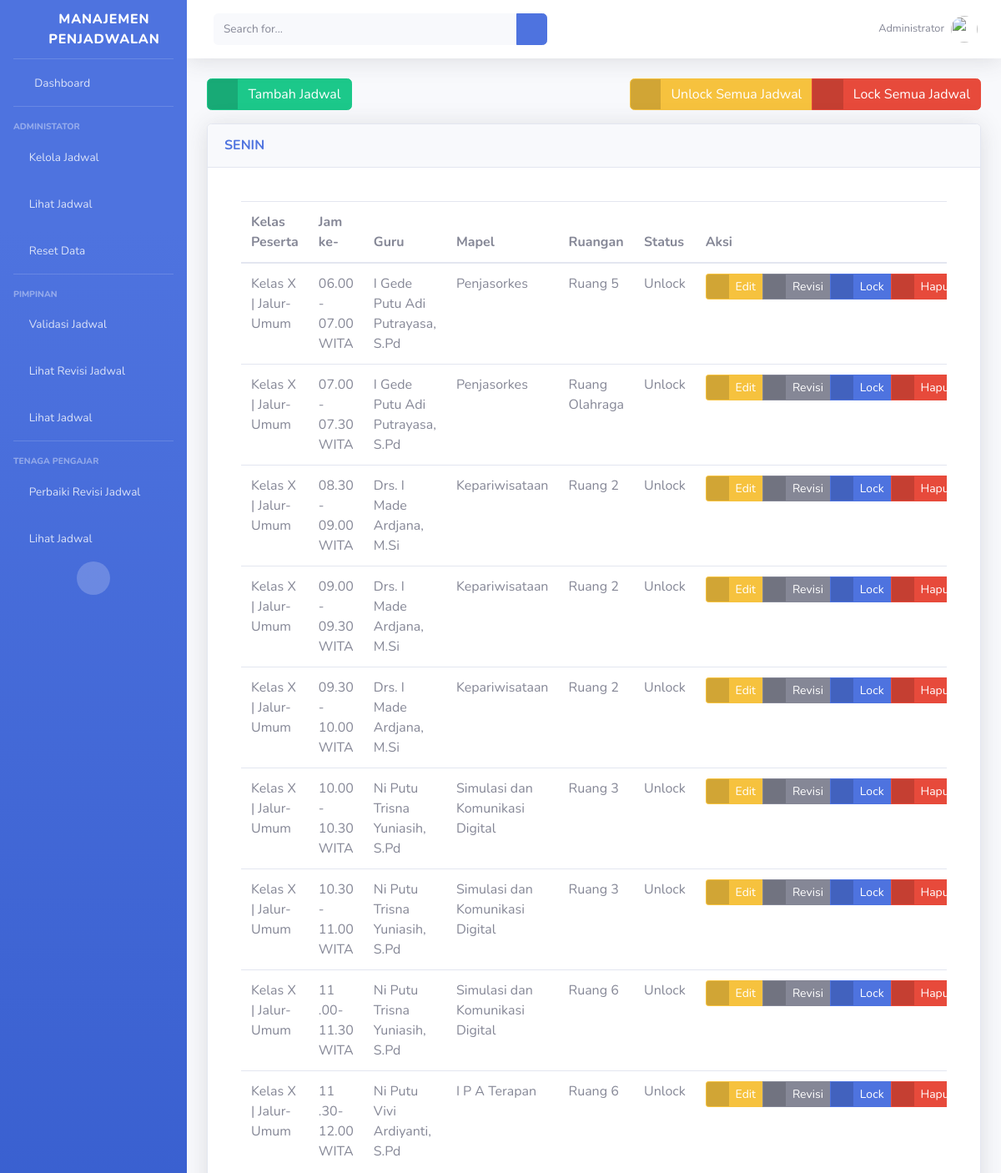
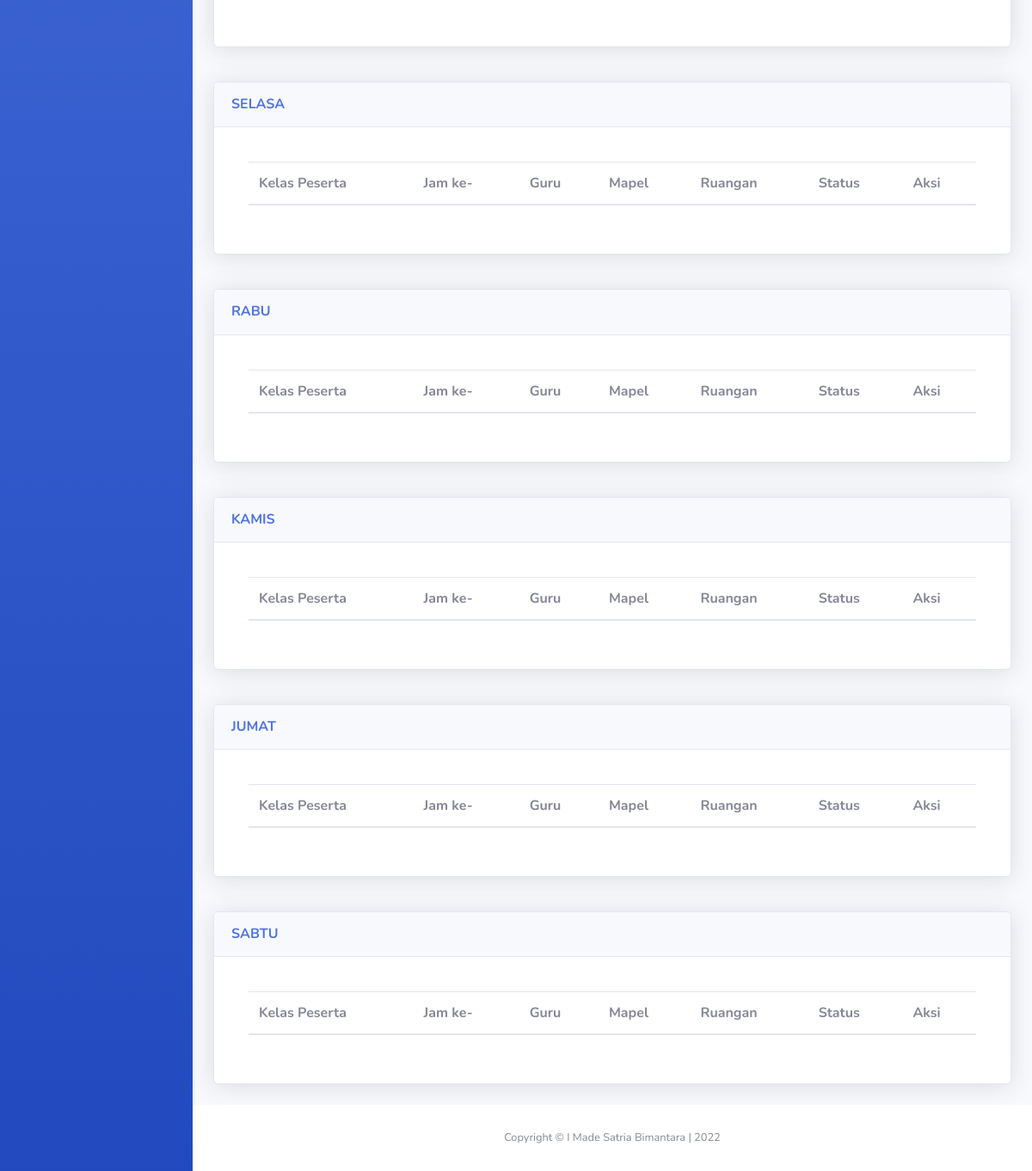
Page /jadwal/ on the committed database (2 pictures, top to bottom).
### administrator/models.py (models this page shows, shortened)
class Hari(models.Model):
    CHOICES_HARI = (
        ('senin', 'Senin'),
        ('selasa', 'Selasa'),
        ('rabu', 'Rabu'),
        ('kamis', 'Kamis'),
        ('jumat', 'Jumat'),
        ('sabtu', 'Sabtu'),
    )
    nama_hari = models.CharField(
        'Nama Hari',
        choices=CHOICES_HARI,
        max_length=10,
        unique=True
    )
    class Meta:
        ordering = ['id']
        verbose_name_plural = "Hari"

class DetailMataPelajaran(models.Model):
    mapel = models.ForeignKey(
        MataPelajaran,
        on_delete=models.CASCADE
    )
    kelas_peserta = models.ForeignKey(
        DetailKelas,
        on_delete=models.CASCADE,
    )
    total_jam = models.PositiveSmallIntegerField(
        'Total Jam Pelajaran',
        blank=True,
        null=True
    )
    published = models.DateTimeField(
        auto_now_add=True,
        editable=False
    )
    updated = models.DateTimeField(
        auto_now=True,
        editable=False
    )
    class Meta:
        ordering = ['id']
        verbose_name_plural = "Detail Mata Pelajaran"

class DetailKelas(models.Model):
    kelas = models.ForeignKey(
        Kelas,
        on_delete=models.CASCADE,
    )
    jalur = models.ForeignKey(
        Jalur,
        on_delete=models.CASCADE,
    )
    class Meta:
        ordering = ['kelas']
        verbose_name_plural = "Detail Kelas Peserta"
    def __str__(self):
        return "{} | Jalur-{}".format(
            self.kelas,
            self.jalur.nama_jalur
        )

class Jalur(models.Model):
    kode_jalur = models.CharField(
        'Kode Unik Jalur',
        max_length=5,
        unique=True
    )
    nama_jalur = models.CharField(
        'Nama Jalur',
        max_length=25,
    )
    published = models.DateTimeField(
        auto_now_add=True,
        editable=False
    )
    updated = models.DateTimeField(
        auto_now=True,
        editable=False
    )
    class Meta:
        ordering = ['published']
        verbose_name_plural = "Jalur"

class Kelas(models.Model):
    CHOICES_KELAS = (
        ('Kelas X', 'Kelas X'),
        ('Kelas XI', 'Kelas XI'),
        ('Kelas XII', 'Kelas XII'),
    )
    nama_kelas = models.CharField(
        'Nama Kelas',
        choices=CHOICES_KELAS,
        max_length=12,
        unique=True
    )
    class Meta:
        ordering = ['nama_kelas']
        verbose_name_plural = "Kelas"
    def __str__(self):
        return self.nama_kelas

class DetailWaktu(models.Model):
    hari = models.ForeignKey(
        Hari,
        on_delete=models.CASCADE
    )
    waktu = models.ForeignKey(
        Waktu,
        on_delete=models.CASCADE
    )
    published = models.DateTimeField(
        auto_now_add=True,
        editable=False
    )
    updated = models.DateTimeField(
        auto_now=True,
        editable=False
    )
    class Meta:
        ordering = ['hari', 'waktu']
        verbose_name_plural = "Detail Waktu"

class Waktu(models.Model):
    nama_waktu = models.CharField(
        'Rentang Waktu Pelajaran',
        max_length=30,
        unique=True
    )
    class Meta:
        ordering = ['nama_waktu']
        verbose_name_plural = "Waktu"

class Guru(models.Model):
    nip = models.CharField(
        'Nomor Induk Pegawai',
        max_length=15,
        unique=True
    )
    nama_lengkap = models.CharField(
        'Nama Lengkap Guru',
        max_length=150,
        unique=True
    )
    email = models.EmailField(
        'Alamat Email Guru',
    )
    published = models.DateTimeField(
        auto_now_add=True,
        editable=False
    )
    updated = models.DateTimeField(
        auto_now=True,
        editable=False
    )
    class Meta:
        ordering = ['published']
        verbose_name_plural = "Guru"

class MataPelajaran(models.Model):
    kode_mapel = models.CharField(
        'Kode Mata Pelajaran',
        max_length=10,
        unique=True
    )
    mapel = models.CharField(
        'Nama Mata Pelajaran',
        max_length=100,
    )
    published = models.DateTimeField(
        auto_now_add=True,
        editable=False
    )
    updated = models.DateTimeField(
        auto_now=True,
        editable=False
    )
    class Meta:
        ordering = ['id']
        verbose_name_plural = "Mata Pelajaran"

class Ruangan(models.Model):
    kode_ruangan = models.CharField(
        'Kode Ruangan (R01)',
        unique=True,
        max_length=10
    )
    nama_ruangan = models.CharField(
        'Nama Ruangan',
        unique=True,
        max_length=50
    )
    kapasitas_ruangan = models.PositiveSmallIntegerField(
        'Kapasitas Ruangan',
        blank=True,
        null=True
    )
    published = models.DateTimeField(
        auto_now_add=True,
        editable=False
    )
    updated = models.DateTimeField(
        auto_now=True,
        editable=False
    )
    class Meta:
        ordering = ['kode_ruangan']
        verbose_name_plural = "Ruangan"

### tenagapengajar/models.py (models this page shows, shortened)
class Jadwal(models.Model):
    detail_pelajaran = models.ForeignKey(
        DetailMataPelajaran,
        on_delete=models.CASCADE
    )
    guru = models.ForeignKey(
        Guru,
        on_delete=models.CASCADE,
        default='- Belum Ada Pengajar -',
        blank=True,
        null=False
    )
    detail_waktu = models.ForeignKey(
        DetailWaktu,
        on_delete=models.SET_NULL,
        blank=True,
        null=True
    )
    ruangan = models.ForeignKey(
        Ruangan,
        on_delete=models.SET_NULL,
        blank=True,
        null=True
    )
    CHOICE_STATUS_VALIDASI = (
        ('Unlock', 'Unlock'),
        ('Lock', 'Lock'),
    )
    status_validasi = models.CharField(
        'Status Validasi Jadwal',
        choices=CHOICE_STATUS_VALIDASI,
        default=CHOICE_STATUS_VALIDASI[0][1],
        max_length=10,
    )
    published = models.DateTimeField(
        auto_now_add=True,
        editable=False
    )
    updated = models.DateTimeField(
        auto_now=True,
        editable=False
    )
    class Meta:
        ordering = ['published']
        verbose_name_plural = "Jadwal"

### aplikasi_manajemen_penjadwalan/views.py (the view)
# urls.py: path('jadwal/', JadwalListView.as_view(), name='jadwal_list'),
class JadwalListView(ListView):
    model = Jadwal
    template_name = "jadwal/list.html"
    context_object_name = 'jadwal_list'
    extra_context = {
        'title_page': 'Schedule | Lihat',
        'subtitle_page': "Daftar Jadwal Pelajaran",
    }
    def get_queryset(self):
        jadwal_list = dict()
        days = Hari.objects.values_list('nama_hari', flat=True).distinct()
        for hari in days:
            jadwal_list[hari] = self.model.objects.filter(
                detail_waktu__hari__nama_hari__iexact=str(hari),
            ).order_by('detail_waktu')
        self.queryset = {
            'jadwal_list': jadwal_list,
            'days': days,
        }
        return super().get_queryset()
    def get_context_data(self, **kwargs):
        self.kwargs.update(self.extra_context)
        kwargs = self.kwargs
        return super().get_context_data(**kwargs)

### templates/jadwal/list.html (shortened to what this page needs)
{% extends 'base.html' %}
{% block page_content %}
<div class="d-flex justify-content-between">
    <article>
        <a href="{% url 'tenagapengajar:jadwal_create' %}" class="btn btn-success btn-icon-split">
            <span class="icon text-white-50">
                <i class="fas fa-plus-square"></i>
            </span>
            <span class="text">Tambah Jadwal</span>
        </a>
    </article>
    <article>
        <div class="btn-group" role="group" aria-label="Basic example">
            <a href="{% url 'pimpinan:validasi_jadwal' 'Unlock' %}" class="btn btn-warning btn-icon-split">
                <span class="icon text-white-50">
                    <i class="fas fa-lock-open"></i>
                </span>
                <span class="text">Unlock Semua Jadwal</span>
            </a>
            <a href="{% url 'pimpinan:validasi_jadwal' 'Lock' %}" class="btn btn-danger btn-icon-split">
                <span class="icon text-white-50">
                    <i class="fas fa-lock"></i>
                </span>
                <span class="text">Lock Semua Jadwal</span>
            </a>
        </div>
    </article>
</div>
{% for hari, jadwals in jadwal_list.jadwal_list.items %}
<div class="row mt-3">
    <div class="col">
        <div class="card shadow mb-4">
            <a href="#collapseJadwal{{hari}}" class="d-block card-header py-3" data-toggle="collapse" role="button"
                aria-expanded="true" aria-controls="collapseJadwal{{hari}}">
                <h6 class="m-0 font-weight-bold text-primary">{{hari.upper}}</h6>
            </a>
            <div class="collapse show" id="collapseJadwal{{hari}}">
                <div class="card-body">
                    <div class="row">
                        <div class="col">
                            <div class="card-body">
                                <div class="table-responsive">
                                    <table class="table" id='tableJadwal{{hari.capitalize}}'>
                                        <thead>
                                            <tr>
                                                <th scope="col">Kelas Peserta</th>
                                                <th scope="col">Jam ke-</th>
                                                <th scope="col">Guru</th>
                                                <th scope="col">Mapel</th>
                                                <th scope="col">Ruangan</th>
                                                <th scope="col">Status</th>
                                                <th scope="col">Aksi</th>
                                            </tr>
                                        </thead>
                                        <tbody>
                                            {% for jadwal in jadwals %}
                                            <tr>
                                                <td>{{jadwal.detail_pelajaran.kelas_peserta}}</td>
                                                <td>{{jadwal.detail_waktu.waktu.nama_waktu}}</td>
                                                <td>{{jadwal.guru.nama_lengkap}}</td>
                                                <td>{{jadwal.detail_pelajaran.mapel.mapel}}</td>
                                                <td>{{jadwal.ruangan.nama_ruangan}}</td>
                                                <td>{{jadwal.status_validasi}}</td>
                                                <td>
                                                    <div class="d-flex justify-content-between">
                                                        <div class="btn-group" role="group"
                                                            aria-label="Button Group Label User">
                                                            <a href="{% url 'tenagapengajar:jadwal_update' jadwal.id %}"
                                                                class="btn btn-warning btn-icon-split btn-sm">
                                                                <span class="icon text-white-50">
                                                                    <i class="fas fa-exclamation-triangle"></i>
                                                                </span>
                                                                <span class="text">Edit</span>
                                                            </a>
                                                            <a href="{% url 'pimpinan:revisi_jadwal_create' jadwal.id  %}"
                                                                class="btn btn-secondary btn-icon-split btn-sm">
                                                                <span class="icon text-white-50">
                                                                    <i class="fas fa-reply-all"></i>
                                                                </span>
                                                                <span class="text">Revisi</span>
                                                            </a>
                                                            {% if jadwal.status_validasi == "Lock" %}
                                                            <a href="{% url 'pimpinan:unlock_specific_jadwal' jadwal.id  %}"
                                                                class="btn btn-success btn-icon-split btn-sm">
                                                                <span class="icon text-white-50">
                                                                    <i class="fas fa-lock-open"></i>
                                                                </span>
                                                                <span class="text">Unlock</span>
                                                            </a>
                                                            {% else %}
                                                            <a href="{% url 'pimpinan:lock_specific_jadwal' jadwal.id  %}"
                                                                class="btn btn-primary btn-icon-split btn-sm">
                                                                <span class="icon text-white-50">
                                                                    <i class="fas fa-lock"></i>
                                                                </span>
                                                                <span class="text">Lock</span>
                                                            </a>
                                                            {% endif %}
                                                            <a href="{% url 'tenagapengajar:jadwal_delete' jadwal.id %}"
                                                                class="btn btn-danger btn-icon-split btn-sm">
                                                                <span class="icon text-white-50">
                                                                    <i class="fas fa-trash"></i>
                                                                </span>
                                                                <span class="text">Hapus</span>
                                                            </a>
                                                        </div>
                                                    </div>
                                                </td>
                                            </tr>
                                            {% endfor %}
                                        </tbody>
                                    </table>
                                </div>
                            </div>
                        </div>
                    </div>
                </div>
            </div>
        </div>
    </div>
</div>
{% endfor %}
{% endblock page_content %}

### rows in the picture
Hari: upper "SENIN"
Jadwal: detail_pelajaran.kelas_peserta "Kelas X | Jalur-Umum", detail_waktu.waktu.nama_waktu "06.00 - 07.00 WITA", guru.nama_lengkap "I Gede Putu Adi Putrayasa, S.Pd", detail_pelajaran.mapel.mapel "Penjasorkes", ruangan.nama_ruangan "Ruang 5", status_validasi "Unlock", shows "Lock"
Jadwal: detail_pelajaran.kelas_peserta "Kelas X | Jalur-Umum", detail_waktu.waktu.nama_waktu "07.00 - 07.30 WITA", guru.nama_lengkap "I Gede Putu Adi Putrayasa, S.Pd", detail_pelajaran.mapel.mapel "Penjasorkes", ruangan.nama_ruangan "Ruang Olahraga", status_validasi "Unlock", shows "Lock"
Jadwal: detail_pelajaran.kelas_peserta "Kelas X | Jalur-Umum", detail_waktu.waktu.nama_waktu "08.30 - 09.00 WITA", guru.nama_lengkap "Drs. I Made Ardjana, M.Si", detail_pelajaran.mapel.mapel "Kepariwisataan", ruangan.nama_ruangan "Ruang 2", status_validasi "Unlock", shows "Lock"
Jadwal: detail_pelajaran.kelas_peserta "Kelas X | Jalur-Umum", detail_waktu.waktu.nama_waktu "09.00 - 09.30 WITA", guru.nama_lengkap "Drs. I Made Ardjana, M.Si", detail_pelajaran.mapel.mapel "Kepariwisataan", ruangan.nama_ruangan "Ruang 2", status_validasi "Unlock", shows "Lock"
Jadwal: detail_pelajaran.kelas_peserta "Kelas X | Jalur-Umum", detail_waktu.waktu.nama_waktu "09.30 - 10.00 WITA", guru.nama_lengkap "Drs. I Made Ardjana, M.Si", detail_pelajaran.mapel.mapel "Kepariwisataan", ruangan.nama_ruangan "Ruang 2", status_validasi "Unlock", shows "Lock"
Jadwal: detail_pelajaran.kelas_peserta "Kelas X | Jalur-Umum", detail_waktu.waktu.nama_waktu "10.00 - 10.30 WITA", guru.nama_lengkap "Ni Putu Trisna Yuniasih, S.Pd", detail_pelajaran.mapel.mapel "Simulasi dan Komunikasi Digital", ruangan.nama_ruangan "Ruang 3", status_validasi "Unlock", shows "Lock"
Jadwal: detail_pelajaran.kelas_peserta "Kelas X | Jalur-Umum", detail_waktu.waktu.nama_waktu "10.30 - 11.00 WITA", guru.nama_lengkap "Ni Putu Trisna Yuniasih, S.Pd", detail_pelajaran.mapel.mapel "Simulasi dan Komunikasi Digital", ruangan.nama_ruangan "Ruang 3", status_validasi "Unlock", shows "Lock"
Jadwal: detail_pelajaran.kelas_peserta "Kelas X | Jalur-Umum", detail_waktu.waktu.nama_waktu "11 .00- 11.30 WITA", guru.nama_lengkap "Ni Putu Trisna Yuniasih, S.Pd", detail_pelajaran.mapel.mapel "Simulasi dan Komunikasi Digital", ruangan.nama_ruangan "Ruang 6", status_validasi "Unlock", shows "Lock"
Jadwal: detail_pelajaran.kelas_peserta "Kelas X | Jalur-Umum", detail_waktu.waktu.nama_waktu "11 .30- 12.00 WITA", guru.nama_lengkap "Ni Putu Vivi Ardiyanti, S.Pd", detail_pelajaran.mapel.mapel "I P A Terapan", ruangan.nama_ruangan "Ruang 6", status_validasi "Unlock", shows "Lock"
Hari: upper "SELASA"
Hari: upper "RABU"
Hari: upper "KAMIS"
Hari: upper "JUMAT"
Hari: upper "SABTU"
